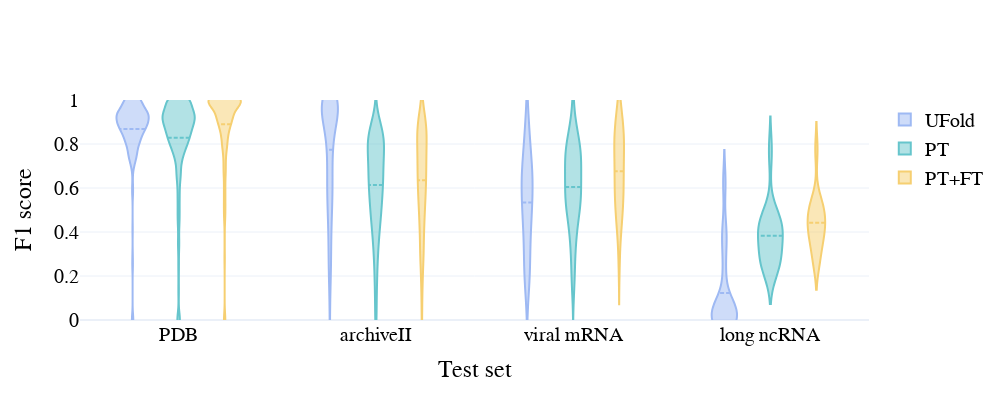

Notebook cell for this chart:
### Code cell
# Creat a box plot with plotly
import plotly.graph_objects as go
from plotly.subplots import make_subplots
import plotly.express as px
fig = make_subplots(rows=1, cols=1, shared_xaxes=True)

colors = px.colors.qualitative.Pastel
    
# UFold results
for i, model in enumerate(['UFold']):
    results_dataset = result_algos[result_algos['model']==model]
    fig.add_trace(go.Violin(x=results_dataset['dataset'], y=results_dataset['F1'], 
                            name=model, marker_color=colors[i+5], 
                            meanline_visible=True, points=False))

for i, model in enumerate(['PT', 'PT+FT']):
    results_dataset = data_comparison[data_comparison['model']==model]
    fig.add_trace(go.Violin(x=results_dataset['dataset'], y=results_dataset['f1'], 
                            name=model, marker_color=colors[i], 
                            meanline_visible=True, points=False))
    
fig.update_layout(
                # title='F1 score on test sets for pretraining vs pretraining + fine-tuning models', 
                yaxis_title='F1 score', xaxis_title='Test set',
                  violinmode='group', yaxis_range=[0, 1],
                  width=1000, height=400,
                  template='plotly_white', font_size=20, font_color='black', font_family='helvetica light')
# fig.update_xaxes(categoryorder='array', categoryarray= ['RNAstructure', 'EternaFold', 'MXFold2', 'UFold'])
fig.show()

### Figure 1 — Plotly figure (JSON) as saved in the notebook; plotly's stock layout.template omitted (floating-point values rounded to 4 significant figures; data arrays with more than 128 entries replaced by an {"elided": "..."} marker saying what was removed)
{"data": [{"marker": {"color": "rgb(158, 185, 243)"}, "meanline": {"visible": true}, "name": "UFold", "points": false, "type": "violin", "x": {"elided": "774 str values"}, "y": {"elided": "774 float values"}}, {"marker": {"color": "rgb(102, 197, 204)"}, "meanline": {"visible": true}, "name": "PT", "points": false, "type": "violin", "x": {"elided": "784 str values"}, "y": {"elided": "784 float values"}}, {"marker": {"color": "rgb(246, 207, 113)"}, "meanline": {"visible": true}, "name": "PT+FT", "points": false, "type": "violin", "x": {"elided": "784 str values"}, "y": {"elided": "784 float values"}}], "layout": {"font": {"color": "black", "family": "helvetica light", "size": 20}, "height": 400, "violinmode": "group", "width": 1000, "xaxis": {"anchor": "y", "domain": [0, 1], "title": {"text": "Test set"}}, "yaxis": {"anchor": "x", "domain": [0, 1], "range": [0, 1], "title": {"text": "F1 score"}}}}
